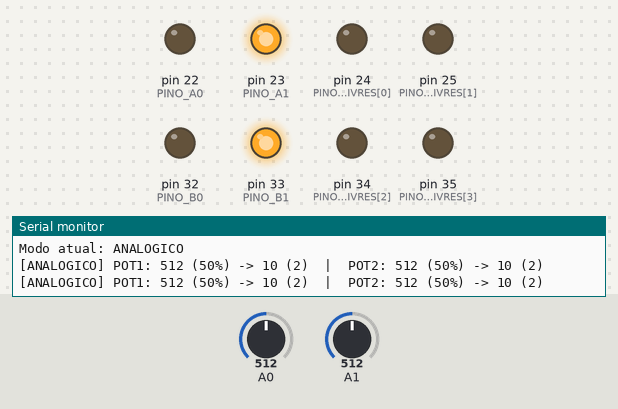
Recording of a sketch running on a simulated Arduino Mega 2560, built with avr-gcc and run on an emulated ATmega2560. On the bench: output pins drawn as LEDs (lit = HIGH), the last lines printed to the serial monitor. The test bench sets the inputs (shaded band); at power-on: A0 = 512, A1 = 512.

Above: at 1.2 s.
1.3 s: A0 set to 469
At 1.9 s:
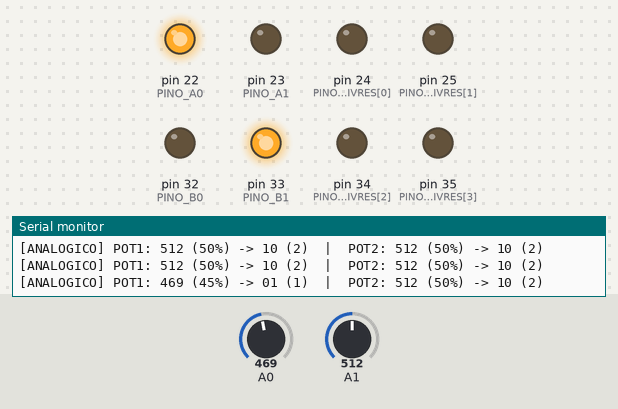
2.8 s: A1 set to 489
4.3 s: A1 set to 472
At 5.3 s:
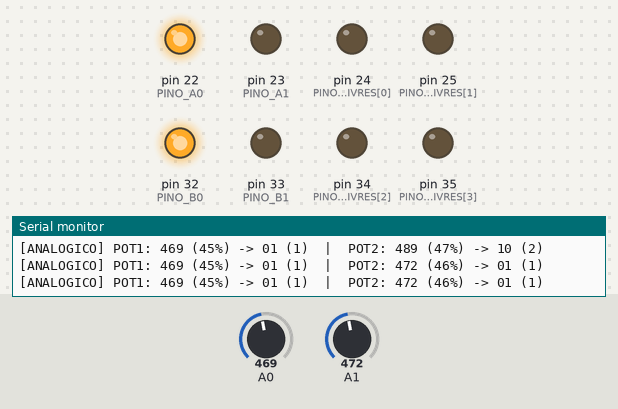
5.8 s: A0 set to 533
7.3 s: A0 set to 557
At 7.6 s:
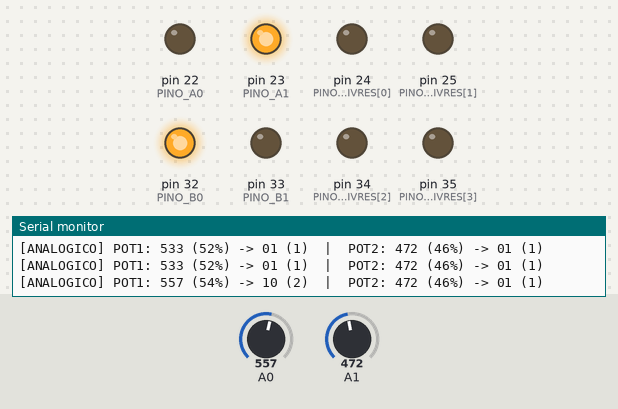
8.8 s: A1 set to 122
At 10.0 s:
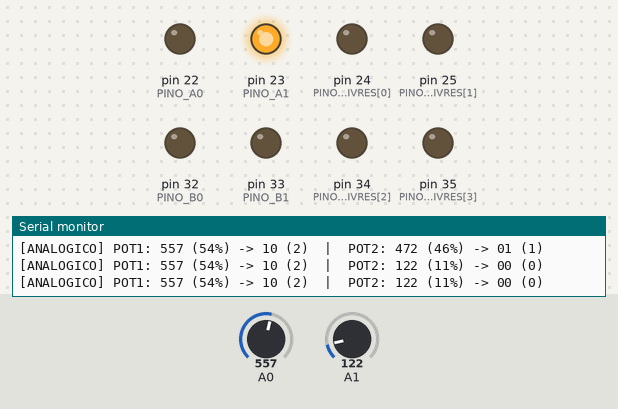
Timing chart, 0 to 11.3 s (numbered marks = the images above; inputs shaded):
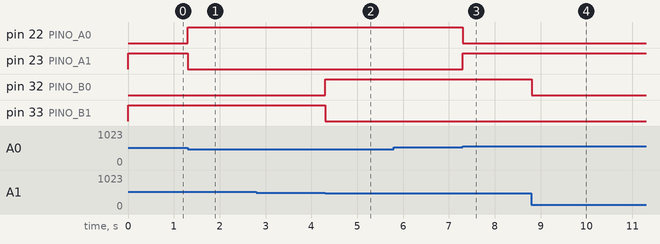

Measured:
- the behaviour switches between 482 and 481 on A0 (found by bisection; images 0 and 1)
- the behaviour switches between 482 and 481 on A1 (found by bisection; images 1 and 2)
- the behaviour switches between 541 and 542 on A0 (found by bisection; images 2 and 3)
- after the input at 1.3 s, pin 22 (PINO_A0): LOW → HIGH at once; pin 23 (PINO_A1): HIGH → LOW at once
- after the input at 4.3 s, pin 32 (PINO_B0): LOW → HIGH at once; pin 33 (PINO_B1): HIGH → LOW at once
- after the input at 7.3 s, pin 22 (PINO_A0): HIGH → LOW at once; pin 23 (PINO_A1): LOW → HIGH at once
- after the input at 8.8 s, pin 32 (PINO_B0): HIGH → LOW at once

The sketch:

conferencia_carga.ino
```cpp
/*
 * Trabalho AP1 - Sistemas Digitais 2026.2 - Turma 6a
 * Conferencia de carga para inspecao - Arduino Mega 2560
 * Prof. Clayton J A Silva
 *
 * Integrantes:
 *   <NOME COMPLETO> - <MATRICULA>   (representante)
 *   <NOME COMPLETO> - <MATRICULA>
 *   <NOME COMPLETO> - <MATRICULA>
 *
 * Versao 2 bits: cada potenciometro vira um valor de 0 a 3 (4 faixas de 25%).
 *   0% a 25%    (0 a 255)    -> 00
 *   25% a 50%   (256 a 511)  -> 01
 *   50% a 75%   (512 a 767)  -> 10
 *   75% a 100%  (768 a 1023) -> 11      (valor = leitura >> 8)
 *
 * Para nao piscar: media de 16 leituras + histerese de 30 contagens (~3%)
 * em cada fronteira.
 *
 * Pinos (os mesmos da placa atual):
 *   RV1 -> A0 -> A = A1 A0 -> D23 (A1), D22 (A0)
 *   RV2 -> A1 -> B = B1 B0 -> D33 (B1), D32 (B0)
 *   D24, D25, D34, D35 ficam em LOW (eram os bits 2 e 3 da versao de 4 bits).
 *
 * Comparacao com os botoes, habilitacao, soma e LEDs de status sao feitos
 * pelo circuito externo de CIs 74HC. Este sketch NAO le os botoes.
 *
 * Monitor serial: 9600 baud, final de linha "Nova linha" (ou "Ambos").
 *   TESTE <N0> <N1>   par fixo, dois inteiros de 0 a 1023
 *   ANALOGICO         volta a ler os potenciometros
 */

#include <ctype.h>
#include <stdlib.h>
#include <string.h>

const uint8_t PINO_A0 = 22, PINO_A1 = 23;      // bits do potenciometro 1
const uint8_t PINO_B0 = 32, PINO_B1 = 33;      // bits do potenciometro 2
const uint8_t PINOS_LIVRES[] = {24, 25, 34, 35};

const uint8_t AMOSTRAS = 16;                   // media de 16 leituras
const int HISTERESE = 30;                      // ~3% de 1023
const long CODIGO_MAX = 1023;
const unsigned long PERIODO_MS = 100;          // atualiza os LEDs a cada 100 ms
const unsigned long RELATO_MS = 500;           // imprime no serial a cada 500 ms

bool modoAnalogico = true;
int n0 = 0, n1 = 0;                            // leituras (media) de 0 a 1023
uint8_t a = 0, b = 0;                          // valores de 2 bits (0 a 3)
unsigned long ultimaAmostra = 0, ultimoRelato = 0;

int lerMedia(uint8_t canal);
uint8_t quantizar(int leitura, uint8_t atual);
void publicar();
void relatar();
void imprimirCanal(const __FlashStringHelper *nome, int leitura, uint8_t valor);
void lerSerial();
void interpretar(char *linha);
void rejeitar();
bool lerInteiro(char *&p, long &v);
bool naFaixa(long v);
bool somenteEspacos(const char *s);

void setup() {
  Serial.begin(9600);
  pinMode(PINO_A0, OUTPUT);
  pinMode(PINO_A1, OUTPUT);
  pinMode(PINO_B0, OUTPUT);
  pinMode(PINO_B1, OUTPUT);
  for (uint8_t i = 0; i < sizeof(PINOS_LIVRES); i++) {
    pinMode(PINOS_LIVRES[i], OUTPUT);
    digitalWrite(PINOS_LIVRES[i], LOW);
  }
  // valor inicial sem histerese, para comecar na faixa certa
  n0 = lerMedia(A0);
  n1 = lerMedia(A1);
  a = n0 >> 8;
  b = n1 >> 8;
  publicar();
  Serial.println(F("Conferencia de carga - AP1 2026.2 - versao 2 bits"));
  Serial.println(F("Comandos: TESTE <N0> <N1> | ANALOGICO"));
  Serial.println(F("Modo atual: ANALOGICO"));
}

void loop() {
  lerSerial();

  if (millis() - ultimaAmostra >= PERIODO_MS) {
    ultimaAmostra = millis();
    if (modoAnalogico) {
      n0 = lerMedia(A0);
      n1 = lerMedia(A1);
      a = quantizar(n0, a);
      b = quantizar(n1, b);
    }
    publicar();
  }

  if (millis() - ultimoRelato >= RELATO_MS) {
    ultimoRelato = millis();
    relatar();
  }
}

// Media de 16 leituras. A primeira leitura apos trocar de canal e descartada,
// porque o conversor ainda pode estar com a tensao do canal anterior.
int lerMedia(uint8_t canal) {
  analogRead(canal);
  unsigned int soma = 0;                       // 16 x 1023 = 16368, cabe
  for (uint8_t i = 0; i < AMOSTRAS; i++) soma += analogRead(canal);
  return soma / AMOSTRAS;
}

// Converte 0..1023 em 0..3 com histerese. So muda de faixa quando a leitura
// passa a fronteira por mais de HISTERESE contagens; perto da fronteira,
// fica na faixa vizinha mais proxima da atual.
uint8_t quantizar(int leitura, uint8_t atual) {
  uint8_t alvo = leitura >> 8;                 // faixa sem histerese
  if (alvo == atual) return atual;
  if (alvo > atual) {                          // subindo: fronteira = 256 * alvo
    if (leitura >= 256 * alvo + HISTERESE) return alvo;
    return alvo - 1;
  }
  // descendo: fronteira = 256 * (alvo + 1)
  if (leitura < 256 * (alvo + 1) - HISTERESE) return alvo;
  return alvo + 1;
}

// Escreve os 2 bits de cada valor nos pinos (LEDs e entradas dos CIs).
void publicar() {
  digitalWrite(PINO_A1, (a >> 1) & 1);
  digitalWrite(PINO_A0, a & 1);
  digitalWrite(PINO_B1, (b >> 1) & 1);
  digitalWrite(PINO_B0, b & 1);
}

// Ex.: [ANALOGICO] POT1: 612 (59%) -> 10 (2)  |  POT2: 130 (12%) -> 00 (0)
void relatar() {
  Serial.print(modoAnalogico ? F("[ANALOGICO] ") : F("[TESTE]     "));
  imprimirCanal(F("POT1"), n0, a);
  Serial.print(F("  |  "));
  imprimirCanal(F("POT2"), n1, b);
  Serial.println();
}

void imprimirCanal(const __FlashStringHelper *nome, int leitura, uint8_t valor) {
  Serial.print(nome);
  Serial.print(F(": "));
  Serial.print(leitura);
  Serial.print(F(" ("));
  Serial.print((long)leitura * 100 / CODIGO_MAX);
  Serial.print(F("%) -> "));
  Serial.print((valor >> 1) & 1);
  Serial.print(valor & 1);
  Serial.print(F(" ("));
  Serial.print(valor);
  Serial.print(F(")"));
}

// Acumula caracteres ate o final de linha (\n ou \r); so entao interpreta.
void lerSerial() {
  static char linha[32];
  static uint8_t n = 0;
  static bool estourou = false;

  while (Serial.available()) {
    char c = Serial.read();
    if (c != '\n' && c != '\r') {
      if (n < sizeof(linha) - 1) linha[n++] = c;
      else estourou = true;
      continue;
    }
    linha[n] = '\0';
    if (estourou) rejeitar();
    else if (n > 0) interpretar(linha);
    n = 0;
    estourou = false;
  }
}

void interpretar(char *linha) {
  for (char *p = linha; *p; p++) *p = toupper(*p);
  while (*linha == ' ') linha++;

  if (strcmp(linha, "ANALOGICO") == 0) {
    modoAnalogico = true;
    Serial.println(F("Modo atual: ANALOGICO"));
    return;
  }

  if (strncmp(linha, "TESTE ", 6) == 0) {
    char *p = linha + 6;
    long v0, v1;
    if (lerInteiro(p, v0) && lerInteiro(p, v1) && somenteEspacos(p) && naFaixa(v0) && naFaixa(v1)) {
      modoAnalogico = false;
      n0 = v0;
      n1 = v1;
      a = n0 >> 8;                             // no teste, sem histerese
      b = n1 >> 8;
      Serial.println(F("Modo atual: TESTE"));
      return;
    }
  }
  rejeitar();
}

void rejeitar() {
  Serial.println(F("Comando invalido - par vigente mantido"));
  Serial.println(F("Use: TESTE <0-1023> <0-1023> | ANALOGICO"));
}

bool lerInteiro(char *&p, long &v) {
  char *fim;
  v = strtol(p, &fim, 10);
  if (fim == p) return false;
  p = fim;
  return true;
}

bool naFaixa(long v) {
  return v >= 0 && v <= CODIGO_MAX;
}

bool somenteEspacos(const char *s) {
  while (*s) {
    if (!isspace(*s++)) return false;
  }
  return true;
}
```
